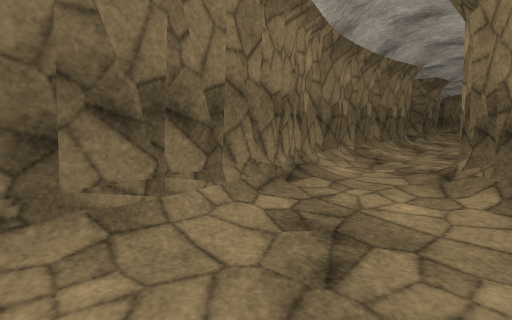
[1] (above)

16 first-person views from a walk through a scene from a Unity 3-D project. The camera is 1.2 m above the floor, tilts 8° down and sees 85° across. Doors are open. The floor is counted in squares, 1 m on a side. Each view is taken from the middle of a square. On the plan, view 1 faces up. The plan holds only what a view shows up to about 13 squares ahead; the rest is blank. The place goes on beyond the plan. The player is left out. Some animated figures are not drawn. Surface patterns are stand-ins for the level's own textures.

[2]
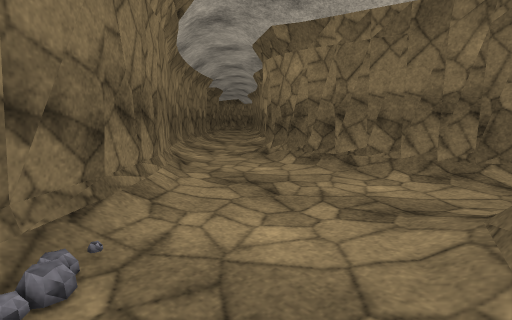

[3]
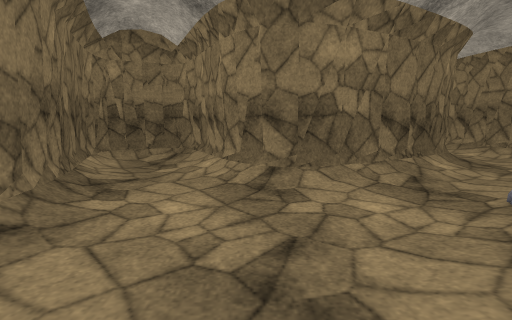

[4]
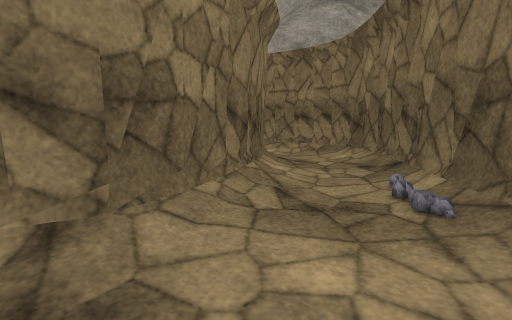

[5]
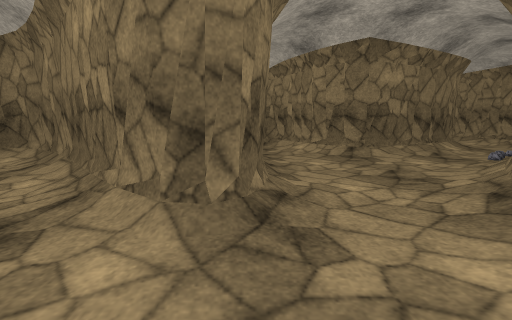

[6]
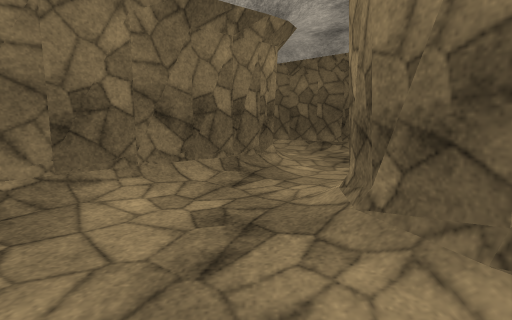

[7]
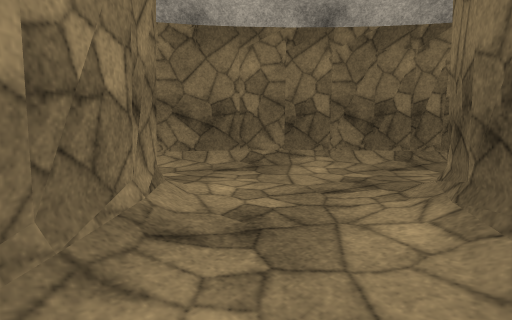

[8]
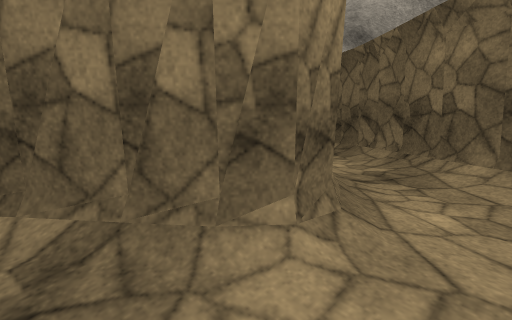

[9]
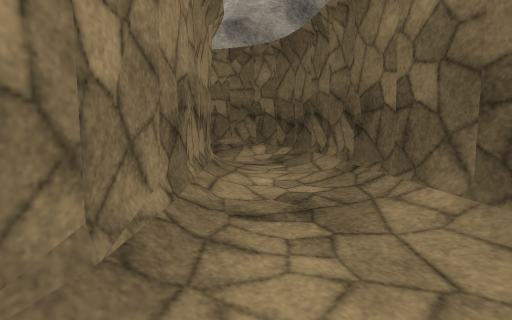

[10]
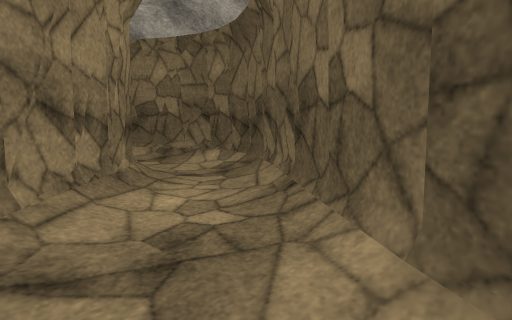

[11]
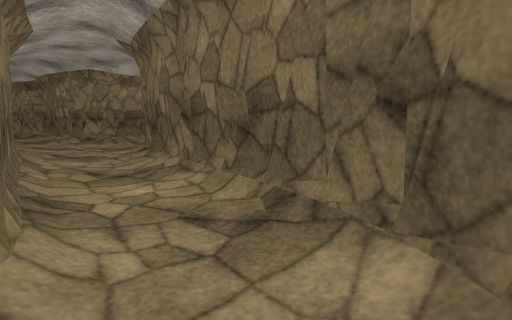

[12]
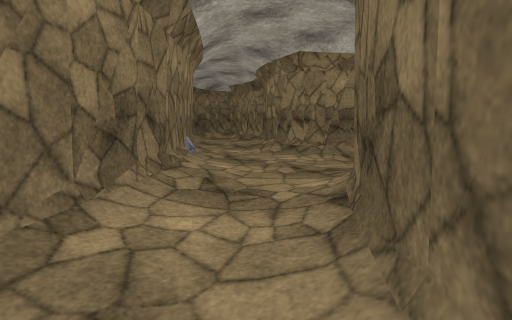

[13]
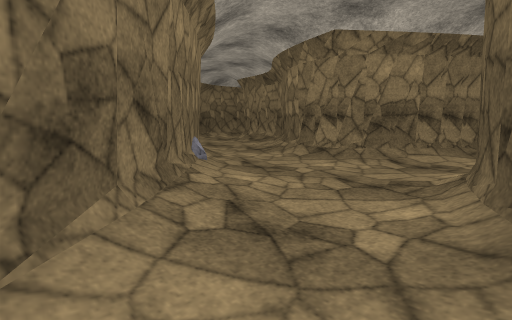

[14]
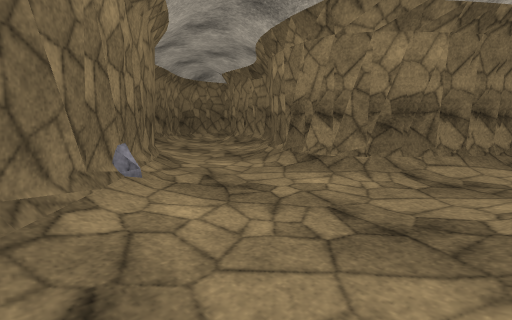

[15]
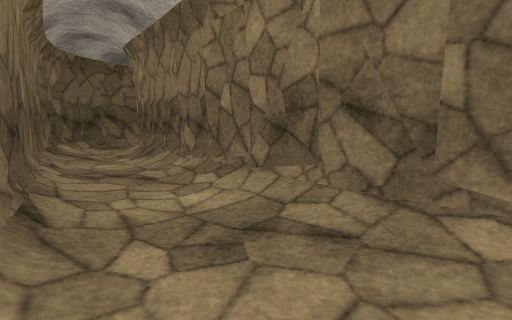

[16]
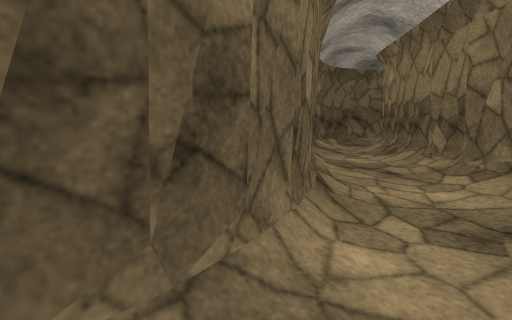

### Floor plan
Key: @ floor where view 1 was taken; # wall or solid block; . floor; / step, stairs or slope; = window, fence, low wall or low ledge.
Columns run from 15 left of view 1 to 9 right of it. Each row starts with its distance up from view 1.
 22                ######
 21               ##/...###
 20             ###..//../##
 19            ##/../###../##
 18          ###...### ##...#
 17       ####/...##    ##...
 16 #/.../##/.../##      ##..
 15 ###......../##        #/.
 14   ##....../#=         #/.
 13    #/..../##         ##..
 12    ##.../##        ###...
 11    ##../##        ##/...
 10    #/..##         #/...#
  9   ##../#         ##....#
  8   /...          ##.....##
  7 #/....          #.......#
  6   ....         ##..##...
  5    ...         #/..###..
  4               ##...# ##..
  3              ##....#  ##.
  2            ###.....#   ##
  1           ##/......#
  0          ##....@...##
 -1         ##.../###...#
 -2        ##../### ##..#
 -3        #..###    #/.#
 -4        #..#      ####
 -5        #/.
 -6        ##
 -7         #

Where each view was taken, in squares from view 1:
view 1: 0 up, 0 right, facing up
view 2: 1 down, 3 left, facing up-right
view 3: 5 up, 1 right, facing down
view 4: 2 up, 1 right, facing down-left
view 5: 9 up, 4 right, facing down
view 6: 6 up, 7 right, facing up
view 7: 4 up, 9 right, facing up-left
view 8: 12 up, 9 right, facing up-left
view 9: 15 up, 9 right, facing up-left
view 10: 17 up, 9 right, facing up-left
view 11: 21 up, 4 right, facing left
view 12: 19 up, 2 left, facing down-left
view 13: 17 up, 3 left, facing down-left
view 14: 16 up, 5 left, facing down-left
view 15: 15 up, 8 left, facing right
view 16: 15 up, 9 left, facing up-right
